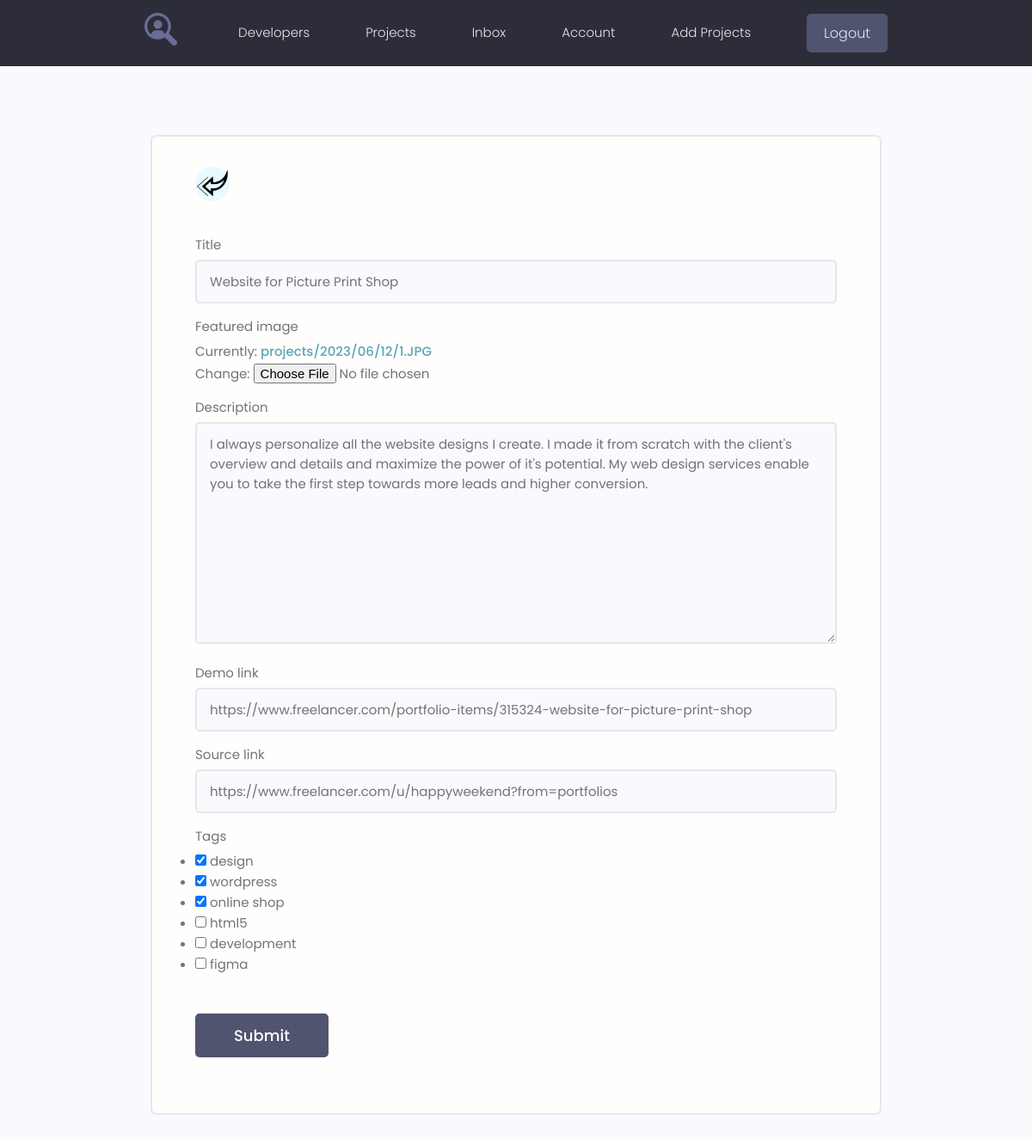
Screenshot of /projects/update-project/1 (signed in) with the database file from the repository.
### projects/models.py (models this page shows, shortened)
class Project(models.Model):
    owner = models.ForeignKey(Profile, on_delete=models.SET_NULL, null=True)
    title = models.CharField(max_length=200)
    description = models.TextField(blank=True, null=True)
    featured_image = models.ImageField(upload_to='projects/%Y/%m/%d/', default='default.jpg')
    demo_link = models.CharField(max_length=200, blank=True, null=True)
    source_link = models.CharField(max_length=200, blank=True, null=True)
    tags = models.ManyToManyField('Tag', blank=True)
    vote_total = models.IntegerField(default=0)
    vote_ratio = models.IntegerField(default=0)
    created = models.DateTimeField(auto_now_add=True)

### projects/views.py (the view)
# urls.py: path('update-project/<str:pk>', views.update_project, name='update_project'), #изменить проекта
@login_required(login_url="login")
def update_project(request, pk):
    profile = request.user.profile  # в профайл выгружает профиль конкретный
    project = profile.project_set.get(id=pk)
    form = ProjectForm(instance=project)  # экземпляр класса
    if request.method == "POST":
        form = ProjectForm(request.POST, request.FILES, instance=project)
        if form.is_valid():
            project = form.save()
            return redirect('account')
    context = {'form': form}
    return render(request, 'projects/form-template.html', context)

### projects/forms.py
class ProjectForm(ModelForm): #класс наследуется от модел форм
    class Meta:
        model = Project
        fields = ['title', 'featured_image', 'description', 'demo_link', 'source_link', 'tags' ] #какие поля выводим в виде формы
        widgets = {
            'tags': forms.CheckboxSelectMultiple,
        } #меняем тип данных в строке заполнения
    def __init__(self, *args, **kwargs):
        super().__init__(*args, **kwargs)
        for name, field in self.fields.items():
            field.widget.attrs.update({'class': 'input'})

### projects/models.py (called while the page is built)
    def __str__(self):
        return self.name

### projects/templates/projects/form-template.html (shortened to what this page needs)
{% extends 'projects/base.html' %}
{% load static %}
{% block content %}
    <main class="formPage my-xl">
        <div class="content-box">
            <div class="formWrapper">
                <a class="backButton" href="{% url 'account' %}"><img src="{% static 'images/left.png' %}" alt="left"></a>
                <br>
                <form class="form" method="POST" enctype="multipart/form-data">
                    {% for field in form %}
                    <div class="form__field">
                        <label for="formInput#text">{{ field.label }}</label>
                    {{ field }}
                    </div>
                    {% endfor %}
                    <input class="btn btn--sub btn--lg  my-md" type="submit" value="Submit" />
                </form>
            </div>
        </div>
    </main>
{% endblock %}

### projects/static/styles/app.css (style rules this page uses)
:root { --color-sub: #2d2d39; }
.btn--sub { background-color: var(--color-sub-light); }
img { width: 100%; }
.content-box { width: 95%; max-width: 85rem; margin: 0 auto; }
.backButton { background: var(--color-main-light); color: var(--color-main); width: 4rem; height: 4rem; display: flex; align-items: center; justify-content: center; border-radius: 50%; }
.formPage .formWrapper { list-style: none; background: var(--color-white); padding: 3.5rem 5rem; border: 2px solid var(--color-light); border-radius: 0.7rem; }

### projects/static/uikit/styles/modules/_variables.css (style rules this page uses)
:root { --color-main: #5aa5b9; --color-main-light: #e6faff; --color-sub: #3f4156; --color-sub-light: #51546e; --color-sub-lighter: #ededfd; --color-text: #737373; --color-gray: #8b8b8b; --color-light: #e5e7eb; --color-light-gray: #767676; --color-bg: #f8fafd; --color-white: #fffefd; --color-white-light: #f3f3f3; --color-success: #359e64; --color-success-bg: #def8e8; --color-error: #fc4b0b; --color-error-bg: #fff2ee; --font-base: 'Poppins', arial, helvetica, 'Segoe UI', roboto, ubuntu, sans-serif; --font-monospace: 'Fira Code', 'Courier New', courier, monospace; --font-regular: 300; --font-medium: 500; --font-bold: 700; --generic-shadow: 1px 1px 5px #00000010; --generic-transition: all 0.3s ease-in-out; }

### projects/static/uikit/styles/modules/_base.css (style rules this page uses)
* { margin: 0; padding: 0; box-sizing: border-box; text-rendering: optimizeLegibility; color: inherit; font-size: inherit; }
html { font-size: 50%; }
@media only screen and (min-width: 480px) { html { font-size: 56.25%; } }
@media only screen and (min-width: 1200px) { html { font-size: 62.5%; } }
body { line-height: 1.6; font-weight: 400; font-size: 1.5rem; color: var(--color-text); background-color: var(--color-bg); min-height: 100vh; }

### projects/static/uikit/styles/modules/_typography.css (style rules this page uses)
* { font-family: var(--font-base); }
a { padding-bottom: 2px; text-decoration: none; display: inline-block; color: var(--color-main); font-weight: var(--font-medium); }

### projects/static/uikit/styles/modules/_utilities.css (style rules this page uses)
.my-md { margin: 3rem auto; }
.my-xl { margin: 8rem auto; }

### projects/static/uikit/styles/modules/_button.css (style rules this page uses)
.btn { display: inline-block; position: relative; cursor: pointer; background-color: var(--color-light); font-weight: var(--font-medium); color: var(--color-sub); text-decoration: none; padding: 1rem 2rem; border-radius: 0.5rem; border: none; width: -webkit-fit-content; width: -moz-fit-content; width: fit-content; height: -webkit-fit-content; height: -moz-fit-content; height: fit-content; font-size: 1.6rem; outline-width: 0; outline-color: transparent; -webkit-backface-visibility: hidden; backface-visibility: hidden; transition: all 0.3s ease-in-out; }
.btn--sub { background-color: var(--color-sub); color: var(--color-white); }
.btn--lg { font-size: 1.8rem; padding: 1.2rem 4.5rem; }

### projects/static/uikit/styles/modules/_form.css (style rules this page uses)
.form { display: block; }
.form__field { margin-top: 1.5rem; margin-bottom: 1.5rem; }
.form__label, .form__field > label { display: block; margin-bottom: 0.5rem; color: var(--color-text); }
input.input[type='text'], input.input[type='email'], input.input[type='password'], input.input[type='number'], textarea.input { min-width: 24rem; width: 100%; padding: 1.2rem 1.5rem; border-radius: 0.5rem; border: 2px solid var(--color-light); transition: all 0.3s ease-in-out; background-color: var(--color-bg); }

### rows the page displays
Project: form "Website for Picture Print Shop" "I always personalize all the website designs I create. I made it from scratch with the client's overview and details and maximize the power of it's potential. My web design services enable you to take the first step towards more leads and higher conversion." "https://www.freelancer.com/portfolio-items/315324-website-for-picture-print-shop" "https://www.freelancer.com/u/happyweekend?from=portfolios"

### other values shown
{{ field.label }} "Title" "Featured image" "Description" "Demo link" "Source link" "Tags"
